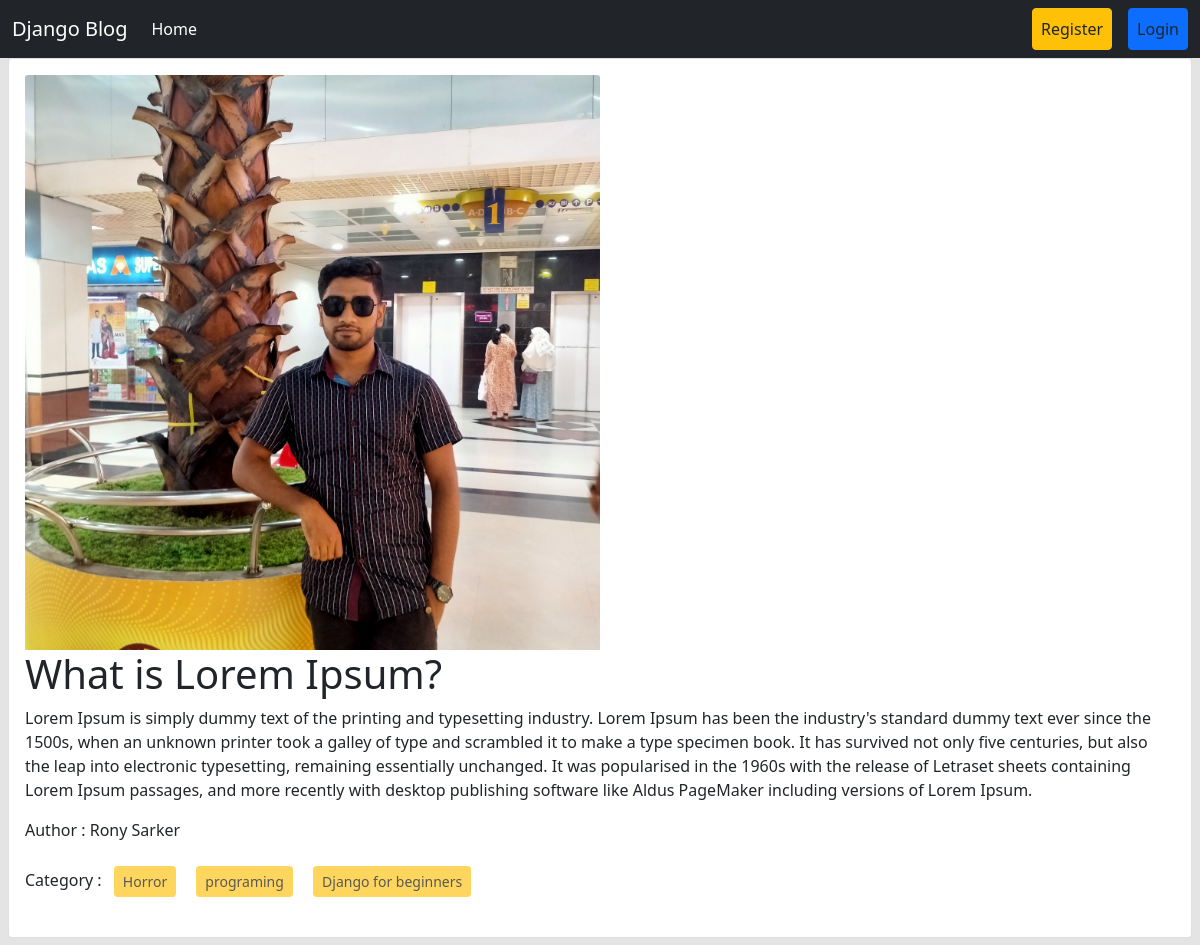
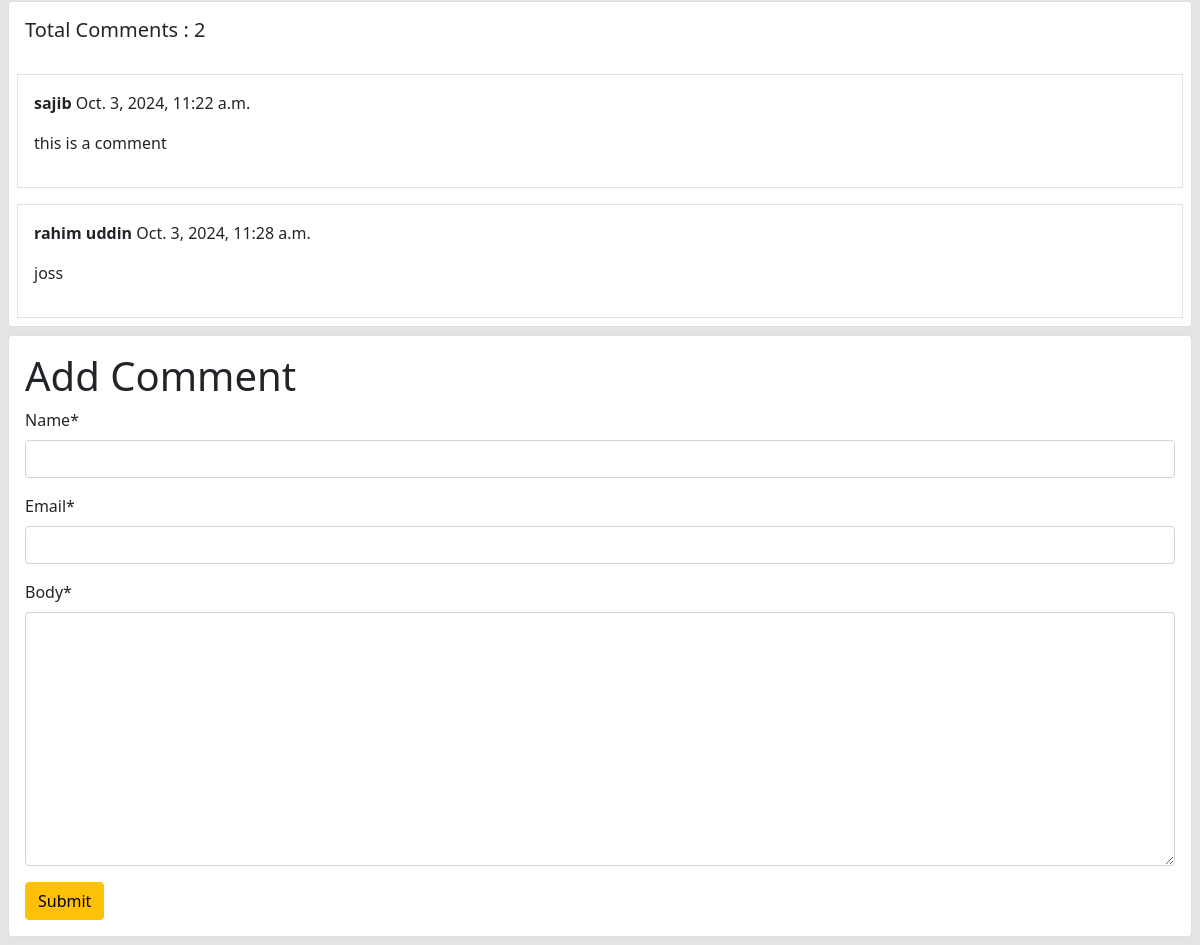
The app's page /post/details/1/ with its own data (2 pictures, top to bottom).
### posts/models.py (models this page shows, shortened)
class Post(models.Model):
    title = models.CharField(max_length=50)
    content = models.TextField()
    category = models.ManyToManyField(Category)
    author = models.ForeignKey(User, on_delete=models.CASCADE)
    image = models.ImageField(upload_to='posts/media/uploads/', blank = True,null = True)

class Comment(models.Model):
    post = models.ForeignKey(Post, on_delete=models.CASCADE, related_name='comments')
    name = models.CharField(max_length=30)
    email = models.EmailField()
    body = models.TextField()
    created_on = models.DateTimeField(auto_now_add=True)

### categories/models.py (models this page shows, shortened)
class Category(models.Model):
    name = models.CharField(max_length=100)
    slug = models.SlugField(max_length=100, unique=True, null=True, blank=True)

### posts/views.py (the view, shortened to what this page needs)
# urls.py: path('details/<int:id>/',views.DetailPostView.as_view(),name='detail_post'),
class DetailPostView(DetailView):
    model = models.Post
    pk_url_kwarg = 'id'
    template_name = 'post_details.html'
    def get_context_data(self, **kwargs):
        context = super().get_context_data(**kwargs)
        post = self.object
        comments = post.comments.all()
        comment_form = forms.CommentForm()
        context['comments'] = comments
        context['comment_form'] = comment_form
        return context

### posts/forms.py
class CommentForm(forms.ModelForm):
    class Meta:
        model = Comment
        fields = ['name','email','body']

### posts/templates/post_details.html (shortened to what this page needs)
{% extends 'base.html' %}
{% load crispy_forms_tags %}
{% block content %}
<div class="col-12">
    <div class="card mx-2">
      <div class="card-body">
        <img src="{{post.image.url}}" class="card-img-top" alt="..." style="width:50%;">
        <h1 class="card-title">{{post.title}}</h1>
        <p class="card-text">{{post.content}}</p>
        <p>Author : {{post.author.first_name}} {{post.author.last_name}}</p>
        <p>Category :
          {% for cat in post.category.all %}
          <button class = "btn btn-warning btn-sm m-2" disabled>{{cat.name}}</button>
          {% endfor %}
        </p>
      </div>
    </div>
  </div>
  <div class="card m-2">
    <h5 class="p-3">Total Comments : {{ comments | length }}</h5>
    {% for comment in comments %}
    <div class="card-body border m-2">
         <p><b>{{comment.name}}</b> {{comment.created_on}}</p>
         <p>{{comment.body}}</p>
    </div>
      {% endfor %}
  </div>
  <div class="card m-2">
    <div class="card-body">
      <form method = "post">
        <h1>Add Comment</h1>
    {{comment_form | crispy}}
    <button class="btn btn-warning">Submit</button>
    </form>
    </div>
  </div>
{% endblock %}

### records on screen
Post: image (picture), title "What is Lorem Ipsum?", content "Lorem Ipsum is simply dummy text of the printing and typesetting industry. Lorem Ipsum has been the industry's standard dummy text ever since the 1500s, when an unknown printer took a galley of type and scrambled it to make a type specimen book. It has survived not only five centuries, but also the leap into electronic typesetting, remaining essentially unchanged. It was popularised in the 1960s with the release of Letraset sheets containing Lorem Ipsum passages, and more recently with desktop publishing software like Aldus PageMaker including versions of Lorem Ipsum.", author.first_name "Rony", author.last_name "Sarker"
Category: name "Horror"
Category: name "programing"
Category: name "Django for beginners"
Comment: name "sajib", created_on "Oct. 3, 2024, 11:22 a.m.", body "this is a comment"
Comment: name "rahim uddin", created_on "Oct. 3, 2024, 11:28 a.m.", body "joss"

### other values on screen
{{ comments | length }} "2"
